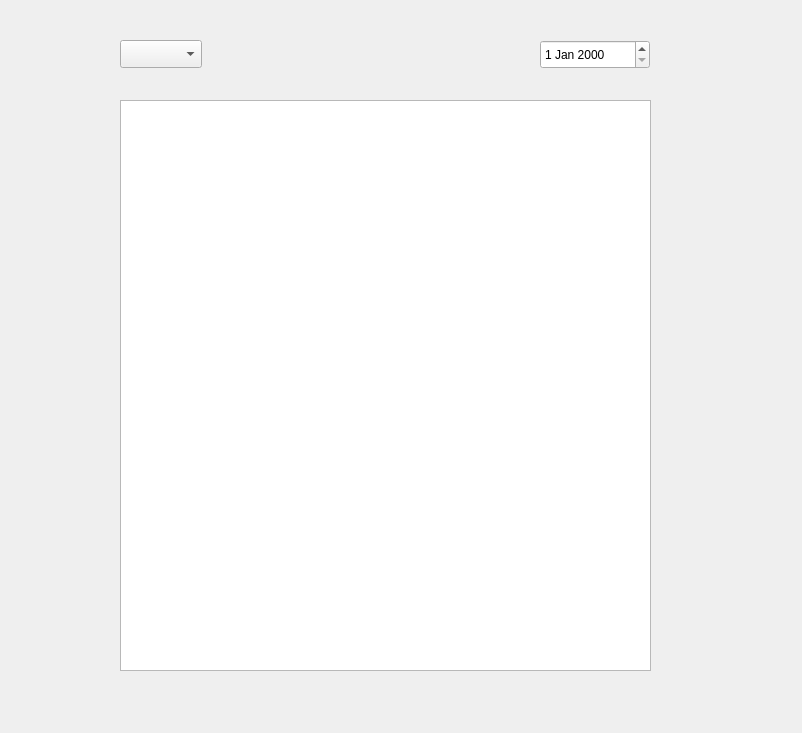
<?xml version="1.0" encoding="UTF-8"?>
<ui version="4.0">
 <class>history</class>
 <widget class="QDialog" name="history">
  <property name="geometry">
   <rect>
    <x>0</x>
    <y>0</y>
    <width>802</width>
    <height>733</height>
   </rect>
  </property>
  <property name="windowTitle">
   <string>Dialog</string>
  </property>
  <widget class="QListWidget" name="listWidget">
   <property name="geometry">
    <rect>
     <x>120</x>
     <y>100</y>
     <width>531</width>
     <height>571</height>
    </rect>
   </property>
  </widget>
  <widget class="QDateEdit" name="dateEdit">
   <property name="geometry">
    <rect>
     <x>540</x>
     <y>40</y>
     <width>110</width>
     <height>29</height>
    </rect>
   </property>
  </widget>
  <widget class="QComboBox" name="comboBox">
   <property name="geometry">
    <rect>
     <x>120</x>
     <y>40</y>
     <width>82</width>
     <height>28</height>
    </rect>
   </property>
  </widget>
 </widget>
 <resources/>
 <connections/>
</ui>
